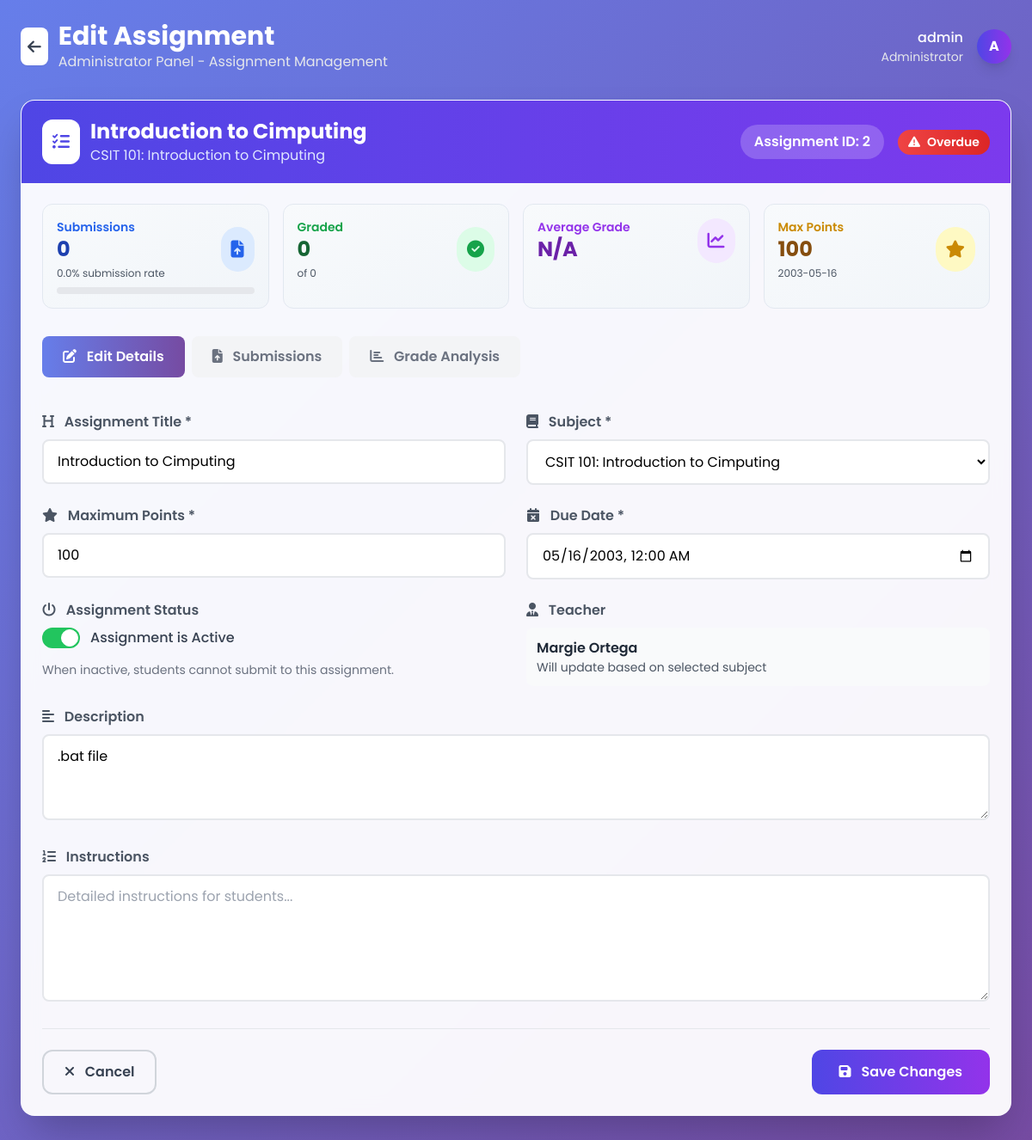
/Public/edit_assignment.php?id=2 (signed in), run on the app's committed database.
### tables this page shows
CREATE TABLE `assignments` (
  `id` int(11) NOT NULL,
  `subject_id` int(11) NOT NULL,
  `name` varchar(255) NOT NULL,
  `description` text DEFAULT NULL,
  `due_date` date DEFAULT NULL,
  `total_points` int(11) DEFAULT 100,
  `created_at` timestamp NOT NULL DEFAULT current_timestamp(),
  `is_active` tinyint(4) DEFAULT 1,
  `updated_at` timestamp NOT NULL DEFAULT current_timestamp()
);

CREATE TABLE `subjects` (
  `id` int(11) NOT NULL,
  `name` varchar(100) NOT NULL,
  `code` varchar(100) NOT NULL,
  `description` varchar(200) NOT NULL,
  `teacher_id` int(11) NOT NULL,
  `created_at` timestamp NOT NULL DEFAULT current_timestamp(),
  `updated_at` datetime NOT NULL DEFAULT current_timestamp(),
  `is_active` tinyint(4) DEFAULT 1
);

CREATE TABLE `users` (
  `id` int(11) NOT NULL,
  `username` varchar(50) NOT NULL,
  `full_name` varchar(200) NOT NULL,
  `address` varchar(100) NOT NULL,
  `phone` varchar(11) NOT NULL,
  `email` varchar(100) NOT NULL,
  `password_hash` varchar(255) NOT NULL,
  `role_id` int(11) NOT NULL,
  `created_at` timestamp NOT NULL DEFAULT current_timestamp(),
  `updated_at` timestamp NOT NULL DEFAULT current_timestamp() ON UPDATE current_timestamp(),
  `is_active` tinyint(1) DEFAULT 1
);

### Public/edit_assignment.php (the view, shortened to what the rows shown need)
<?php
require_once __DIR__ . '/../includes/auth.php';
$current_user_role = $_SESSION['user']['role_id'];
$assignment_id = $_GET['id'] ?? null;
$stmt = $pdo->prepare("
    SELECT a.*,
           s.code, s.name, s.teacher_id,
           u.username as teacher_name, u.full_name as teacher_full_name
    FROM assignments a
    JOIN subjects s ON a.subject_id = s.id
    LEFT JOIN users u ON s.teacher_id = u.id
    WHERE a.id = ?
");
$stmt->execute([$assignment_id]);
$assignment = $stmt->fetch();
if ($current_user_role == 1) {
    $stmt = $pdo->prepare("
        SELECT s.*, u.username as teacher_name, u.full_name as teacher_full_name
        FROM subjects s
        LEFT JOIN users u ON s.teacher_id = u.id
        WHERE s.is_active = 1
        ORDER BY s.code  -- Changed from subject_code to code
    ");
    $stmt->execute();
    $subjects = $stmt->fetchAll();
}
?>
<!DOCTYPE html>
<html lang="en">
<head>
    <script src="https://cdn.tailwindcss.com"></script>
    <link rel="stylesheet" href="https://cdnjs.cloudflare.com/ajax/libs/font-awesome/6.4.0/css/all.min.css">
</head>
<body class="p-4 md:p-6">
    <div class="max-w-6xl mx-auto">
        <div class="flex justify-between items-center mb-8">
            <div class="flex items-center space-x-3">
                <div>
                    <h1 class="text-3xl font-bold text-white">Edit Assignment</h1>
                </div>
            </div>
        </div>
        <div class="glass-card rounded-2xl shadow-2xl overflow-hidden mb-6">
            <div class="assignment-header px-6 py-5">
                <div class="flex flex-col md:flex-row md:items-center justify-between">
                    <div class="flex items-center space-x-3 mb-4 md:mb-0">
                        <div>
                            <h2 class="text-2xl font-bold text-white"><?= htmlspecialchars($assignment['name']) ?></h2>
                            <p class="text-indigo-100"><?= htmlspecialchars($assignment['code']) ?>: <?= htmlspecialchars($assignment['name']) ?></p>
                        </div>
                    </div>
                    <div class="flex items-center space-x-4">
                        <div class="bg-white/20 px-4 py-2 rounded-full">
                            <span class="text-white font-semibold">Assignment ID: <?= $assignment['id'] ?></span>
                        </div>
                        <?php
                        $due_date = strtotime($assignment['due_date']);
                        $today = strtotime('today');
                        $status_class = '';
                        $status_text = '';
                        if ($assignment['is_active'] == 0) {
                            $status_class = 'badge-inactive';
                            $status_text = 'Inactive';
                        } elseif ($due_date < $today) {
                            $status_class = 'badge-overdue';
                            $status_text = 'Overdue';
                        } elseif ($due_date == $today) {
                            $status_class = 'badge-upcoming';
                            $status_text = 'Due Today';
                        } else {
                            $status_class = 'badge-active';
                            $status_text = 'Active';
                        }
                        ?>
                        <span class="assignment-badge <?= $status_class ?>">
                            <i class="fas fa-<?= $status_class == 'badge-overdue' ? 'exclamation-triangle' : ($status_class == 'badge-inactive' ? 'times-circle' : 'check-circle') ?> mr-2"></i>
                            <?= $status_text ?>
                        </span>
                    </div>
                </div>
            </div>
            <div class="p-6">
                <div class="grid grid-cols-1 md:grid-cols-4 gap-4 mb-8">
                    <div class="stats-card p-4 rounded-xl">
                        <div class="flex items-center justify-between">
                            <div>
                                <p class="text-sm text-yellow-600 font-semibold">Max Points</p>
                                <p class="text-2xl font-bold text-yellow-800"><?= $assignment['total_points'] ?></p>
                                <p class="text-xs text-gray-600 mt-1">
                                    <?= $assignment['due_date'] ?>
                                </p>
                            </div>
                        </div>
                    </div>
                </div>
                <div id="details-tab" class="tab-content">
                    <form method="POST" class="space-y-6">
                        <div class="grid grid-cols-1 md:grid-cols-2 gap-6">
                            <div class="form-group">
                                <label class="form-label">
                                    <i class="fas fa-heading mr-2"></i>
                                    Assignment Title *
                                </label>
                                <input type="text"
                                       name="title"
                                       value="<?= htmlspecialchars($assignment['name']) ?>"
                                       required
                                       class="form-input"
                                       placeholder="e.g., Midterm Exam">
                            </div>
<div class="form-group">
    <label class="form-label">
        <i class="fas fa-book mr-2"></i>
        Subject *
    </label>
    <select name="subject_id" required class="form-input">
        <?php foreach ($subjects as $subject): ?>
            <option value="<?= $subject['id'] ?>"
                    <?= $assignment['subject_id'] == $subject['id'] ? 'selected' : '' ?>
                    data-teacher="<?= htmlspecialchars($subject['teacher_full_name'] ?: $subject['teacher_name']) ?>">
                <?= htmlspecialchars($subject['code']) ?>: <?= htmlspecialchars($subject['name']) ?>
            </option>
        <?php endforeach; ?>
    </select>
</div>
                            <div class="form-group">
                                <label class="form-label">
                                    <i class="fas fa-star mr-2"></i>
                                    Maximum Points *
                                </label>
                                <input type="number"
                                       name="max_points"
                                       value="<?= $assignment['total_points'] ?>"
                                       required
                                       min="1"
                                       max="1000"
                                       step="0.5"
                                       class="form-input"
                                       placeholder="e.g., 100">
                            </div>
                            <div class="form-group">
                                <label class="form-label">
                                    <i class="fas fa-calendar-times mr-2"></i>
                                    Due Date *
                                </label>
                                <input type="datetime-local"
                                       name="due_date"
                                       value="<?= date('Y-m-d\TH:i', strtotime($assignment['due_date'])) ?>"
                                       required
                                       class="form-input">
                            </div>
                            <div class="form-group">
                                <div class="p-3 bg-gray-50 rounded-lg">
                                    <p class="font-semibold text-gray-800" id="teacher-display">
                                        <?= htmlspecialchars($assignment['teacher_full_name'] ?: $assignment['teacher_name']) ?>
                                    </p>
                                    <p class="text-gray-600 text-sm">
                                        <?= $current_user_role == 1 ? 'Will update based on selected subject' : 'You are the teacher for this assignment' ?>
                                    </p>
                                </div>
                            </div>
                        </div>
                        <div class="form-group">
                            <label class="form-label">
                                <i class="fas fa-align-left mr-2"></i>
                                Description
                            </label>
                            <textarea name="description"
                                      rows="3"
                                      class="form-input"
                                      placeholder="Brief description of the assignment..."><?= htmlspecialchars($assignment['description'] ?? '') ?></textarea>
                        </div>
                    </form>
                </div>
            </div>
        </div>
    </div>
</body>
</html>

### data on the page
assignments: subject.name "Introduction to Cimputing", subject.code "CSIT 101", id "2", status_text "Overdue", total_points "100", due_date "2003-05-16", title "Introduction to Cimputing", subject_id "CSIT 101: Introduction to Cimputing", max_points "100", due_date "05/16/2003 00:00", users.full_name "Margie Ortega", description ".bat file"

### other printed values
$_SESSION['user']['username'] "admin"
substr(htmlspecialchars($_SESSION['user']['username']), 0, 1) "A"
$assignment_stats['total_submissions'] "0"
$submission_rate "0.0"
$assignment_stats['graded_submissions'] "0"
